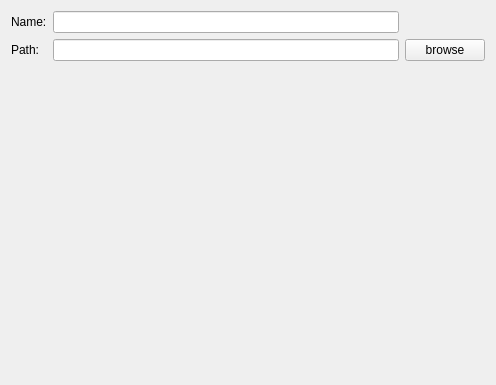
<?xml version="1.0" encoding="UTF-8"?>
<ui version="4.0">
 <class>ProSetPage</class>
 <widget class="QWizardPage" name="ProSetPage">
  <property name="geometry">
   <rect>
    <x>0</x>
    <y>0</y>
    <width>496</width>
    <height>385</height>
   </rect>
  </property>
  <property name="windowTitle">
   <string>WizardPage</string>
  </property>
  <layout class="QGridLayout" name="gridLayout_2">
   <item row="0" column="1">
    <layout class="QGridLayout" name="gridLayout">
     <item row="1" column="1">
      <widget class="QLineEdit" name="lineEdit_2"/>
     </item>
     <item row="1" column="0">
      <widget class="QLabel" name="label_2">
       <property name="text">
        <string>Path:</string>
       </property>
      </widget>
     </item>
     <item row="0" column="1">
      <widget class="QLineEdit" name="lineEdit"/>
     </item>
     <item row="0" column="0">
      <widget class="QLabel" name="label">
       <property name="text">
        <string>Name:</string>
       </property>
      </widget>
     </item>
     <item row="2" column="1">
      <widget class="QLabel" name="tips">
       <property name="text">
        <string/>
       </property>
      </widget>
     </item>
     <item row="1" column="2">
      <widget class="QPushButton" name="pushButton">
       <property name="text">
        <string>browse</string>
       </property>
      </widget>
     </item>
    </layout>
   </item>
  </layout>
 </widget>
 <resources/>
 <connections/>
</ui>
